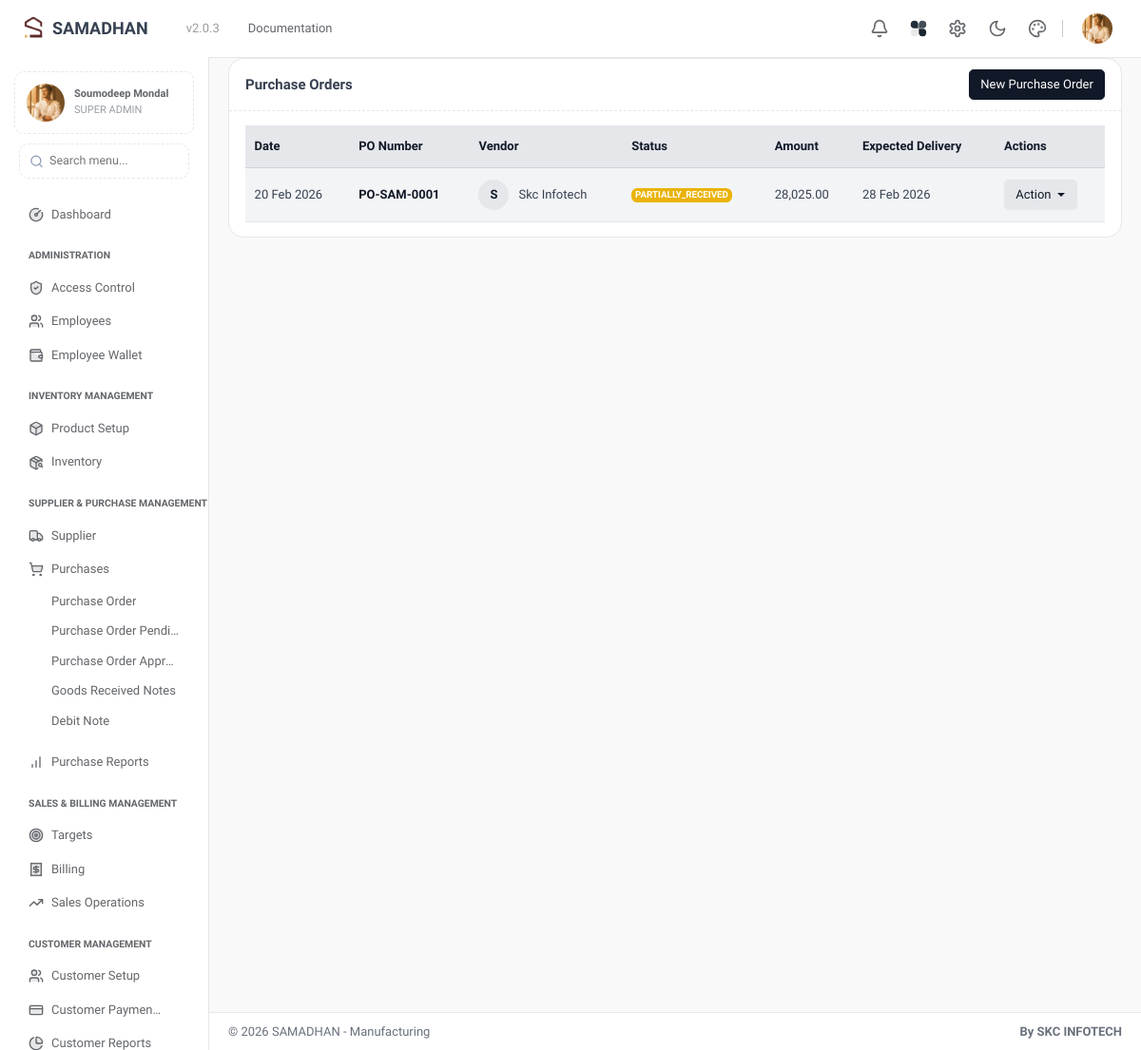
Before: /purchase_orders (signed in) with the older database file.
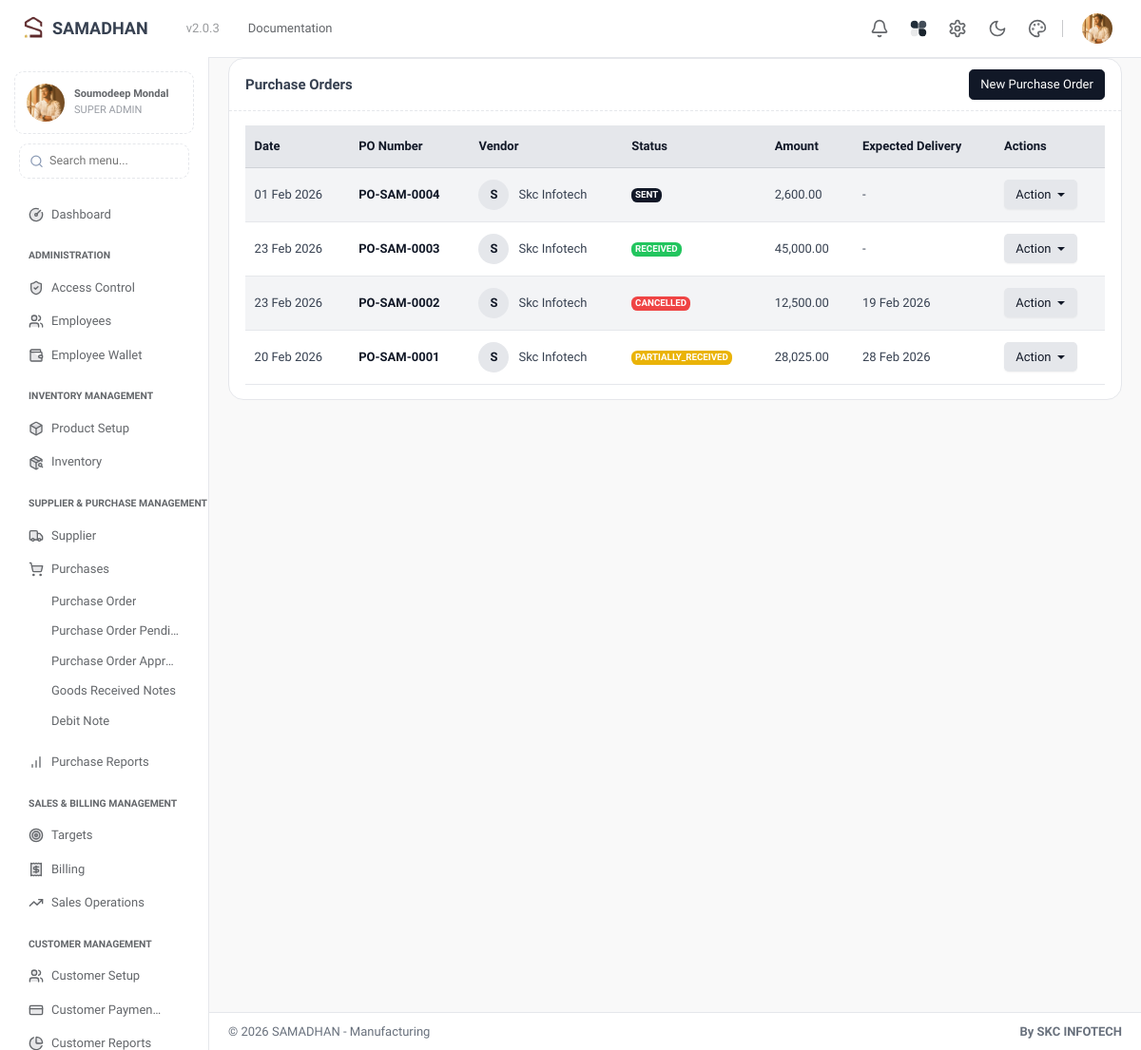
After: the same page with the newer database file.
### tables this page shows
CREATE TABLE `purchase_orders` (
  `purchase_orders_id` bigint(20) NOT NULL,
  `organization_id` int(11) NOT NULL,
  `vendor_id` bigint(20) NOT NULL,
  `delivery_address_type` enum('organization','customer') DEFAULT 'organization',
  `delivery_address_text` text DEFAULT NULL,
  `po_number` varchar(50) NOT NULL,
  `reference_no` varchar(100) DEFAULT NULL,
  `order_date` date NOT NULL,
  `delivery_date` date DEFAULT NULL,
  `payment_terms` varchar(50) DEFAULT NULL,
  `payment_date` date DEFAULT NULL,
  `shipment_preference` varchar(50) DEFAULT NULL,
  `notes` text DEFAULT NULL,
  `terms_conditions` text DEFAULT NULL,
  `sub_total` decimal(15,2) DEFAULT 0.00,
  `discount_type` enum('percentage','amount') DEFAULT 'percentage',
  `discount_value` decimal(10,2) DEFAULT 0.00,
  `adjustment` decimal(10,2) DEFAULT 0.00,
  `gst_type` varchar(50) DEFAULT NULL,
  `gst_rate` decimal(10,2) DEFAULT 0.00,
  `cgst_amount` decimal(10,2) DEFAULT 0.00,
  `sgst_amount` decimal(10,2) DEFAULT 0.00,
  `igst_amount` decimal(10,2) DEFAULT 0.00,
  `total_amount` decimal(15,2) NOT NULL,
  `status` enum('draft','sent','confirmed','cancelled','partially_received','received') DEFAULT 'draft',
  `created_at` timestamp NOT NULL DEFAULT current_timestamp(),
  `updated_at` timestamp NOT NULL DEFAULT current_timestamp() ON UPDATE current_timestamp()
);

CREATE TABLE `vendors_listing` (
  `vendor_id` bigint(20) NOT NULL,
  `organization_id` int(11) NOT NULL,
  `vendor_code` varchar(100) NOT NULL,
  `salutation` varchar(10) DEFAULT NULL,
  `first_name` varchar(100) DEFAULT NULL,
  `last_name` varchar(100) DEFAULT NULL,
  `company_name` varchar(255) DEFAULT NULL,
  `display_name` varchar(255) NOT NULL,
  `vendor_type` varchar(100) NOT NULL,
  `vendor_account_type` varchar(50) NOT NULL,
  `email` varchar(255) DEFAULT NULL,
  `work_phone` varchar(20) DEFAULT NULL,
  `mobile` varchar(20) DEFAULT NULL,
  `vendor_language` varchar(50) DEFAULT 'English',
  `pan` varchar(20) DEFAULT NULL,
  `gst_no` varchar(50) NOT NULL,
  `currency` varchar(10) DEFAULT 'INR',
  `opening_balance` decimal(15,2) DEFAULT 0.00,
  `opening_balance_type` enum('DR','CR') DEFAULT NULL,
  `current_balance_due` decimal(15,2) NOT NULL,
  `payment_terms` varchar(100) DEFAULT NULL,
  `status` enum('active','inactive') DEFAULT 'active',
  `avatar` varchar(255) DEFAULT NULL,
  `created_at` timestamp NOT NULL DEFAULT current_timestamp(),
  `updated_at` timestamp NOT NULL DEFAULT current_timestamp() ON UPDATE current_timestamp()
);

### views/purchase/purchase_orders_listing.php (the view, shortened to what the changed rows need)
<div class="container-fluid">
    <div class="row">
        <div class="col-xl-12">
            <div class="card" id="po_list_card">
                <div class="card-body">
                    <table data-tables="basic" class="table table-hover table-striped dt-responsive align-middle mb-0" id="purchase_orders_table" style="width: 100%;">
                        <thead class="table-light">
                            <tr>
                                <th>Date</th>
                                <th>PO Number</th>
                                <th>Vendor</th>
                                <th>Status</th>
                                <th>Amount</th>
                                <th>Expected Delivery</th>
                                <th>Actions</th>
                            </tr>
                        </thead>
                        <tbody>
                            <?php
                            $sql = "SELECT po.*, v.display_name, v.avatar, o.organizations_code
                                    FROM purchase_orders po
                                    LEFT JOIN vendors_listing v ON po.vendor_id = v.vendor_id
                                    LEFT JOIN organizations o ON po.organization_id = o.organization_id
                                    WHERE 1=1 ORDER BY po.purchase_orders_id DESC";
                            $result = $conn->query($sql);
                            if($result && $result->num_rows > 0){
                                while($row = $result->fetch_assoc()){
                                    $statusClr = match($row['status']) {
                                        'draft' => 'secondary',
                                        'sent' => 'primary',
                                        'confirmed' => 'success',
                                        'cancelled' => 'danger',
                                        'partially_received' => 'warning',
                                        'received' => 'success',
                                        default => 'light'
                                    };
                                    ?>
                                    <tr>
                                        <td><?= date('d M Y', strtotime($row['order_date'])) ?></td>
                                        <td><a href="#" class="fw-bold text-dark"><?= htmlspecialchars($row['po_number']) ?></a></td>
                                        <td>
                                            <div class="d-flex align-items-center">
                                                <?php
                                                $vendorAvatar = $row['avatar'] ?? '';
                                                $vendorName = $row['display_name'] ?? 'Vendor';
                                                if (!empty($vendorAvatar)) {
                                                     if(strpos($vendorAvatar, 'uploads/') !== false) {
                                                         $avatarSrc = $basePath . '/' . $vendorAvatar;
                                                     } else {
                                                         $orgCode = $row['organizations_code'] ?? $_SESSION['organization_code'] ?? '';
                                                         $avatarSrc = $basePath . '/uploads/' . $orgCode . '/vendors_avatars/' . $vendorAvatar;
                                                     }
                                                     echo '<img src="' . $avatarSrc . '" class="rounded-circle me-2" width="32" height="32" style="object-fit:cover;">';
                                                } else {
                                                    $initial = strtoupper(substr($vendorName, 0, 1));
                                                    echo '<div class="rounded-circle bg-light text-primary d-flex align-items-center justify-content-center me-2 fw-bold" style="width:32px; height:32px;">' . $initial . '</div>';
                                                }
                                                ?>
                                                <div>
                                                    <?= htmlspecialchars(ucwords(strtolower($vendorName))) ?>
                                                </div>
                                            </div>
                                        </td>
                                        <td><span class="badge bg-<?= $statusClr ?> text-uppercase"><?= $row['status'] ?></span></td>
                                        <td><?= number_format($row['total_amount'], 2) ?></td>
                                        <td><?= $row['delivery_date'] ? date('d M Y', strtotime($row['delivery_date'])) : '-' ?></td>
                                        <td>
                                            <div class="dropdown">
                                                <button class="btn btn-sm btn-light dropdown-toggle" type="button" data-bs-toggle="dropdown">Action</button>
                                            </div>
                                        </td>
                                    </tr>
                                    <?php
                                }
                            } else {
                                echo '<tr><td colspan="7" class="text-center py-4 text-muted"><i class="ti ti-folder-off fs-xxl mb-2 d-block"></i> No data found</td></tr>';
                            }
                            ?>
                        </tbody>
                    </table>
                </div>
            </div>
        </div>
    </div>
</div>

Changed rows visible on the page:
added purchase_orders: order_date "01 Feb 2026", po_number "PO-SAM-0004", vendor.display_name "S", vendor.display_name "Skc Infotech", status "SENT", total_amount "2,600.00"
added purchase_orders: order_date "23 Feb 2026", po_number "PO-SAM-0003", vendor.display_name "S", vendor.display_name "Skc Infotech", status "RECEIVED", total_amount "45,000.00"
added purchase_orders: order_date "23 Feb 2026", po_number "PO-SAM-0002", vendor.display_name "S", vendor.display_name "Skc Infotech", status "CANCELLED", total_amount "12,500.00", delivery_date "19 Feb 2026"
